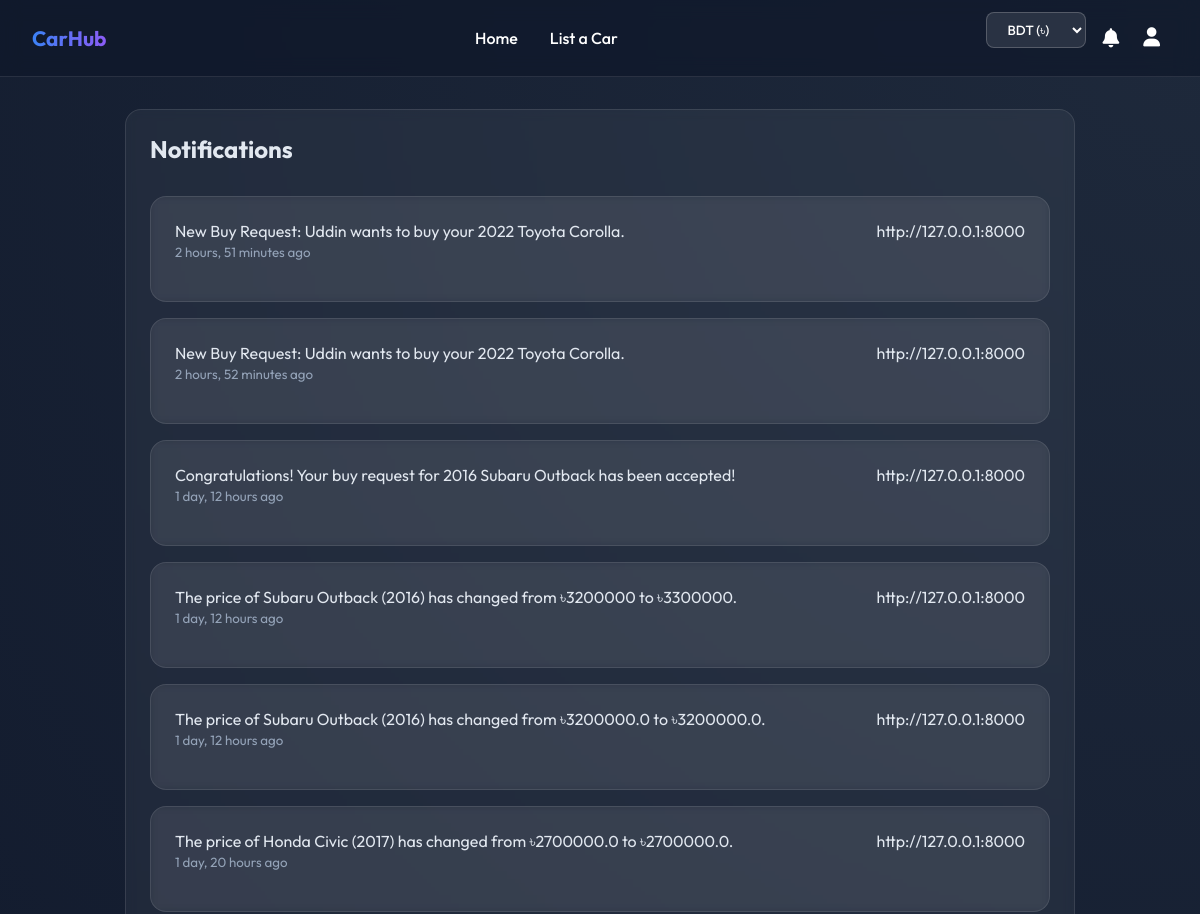
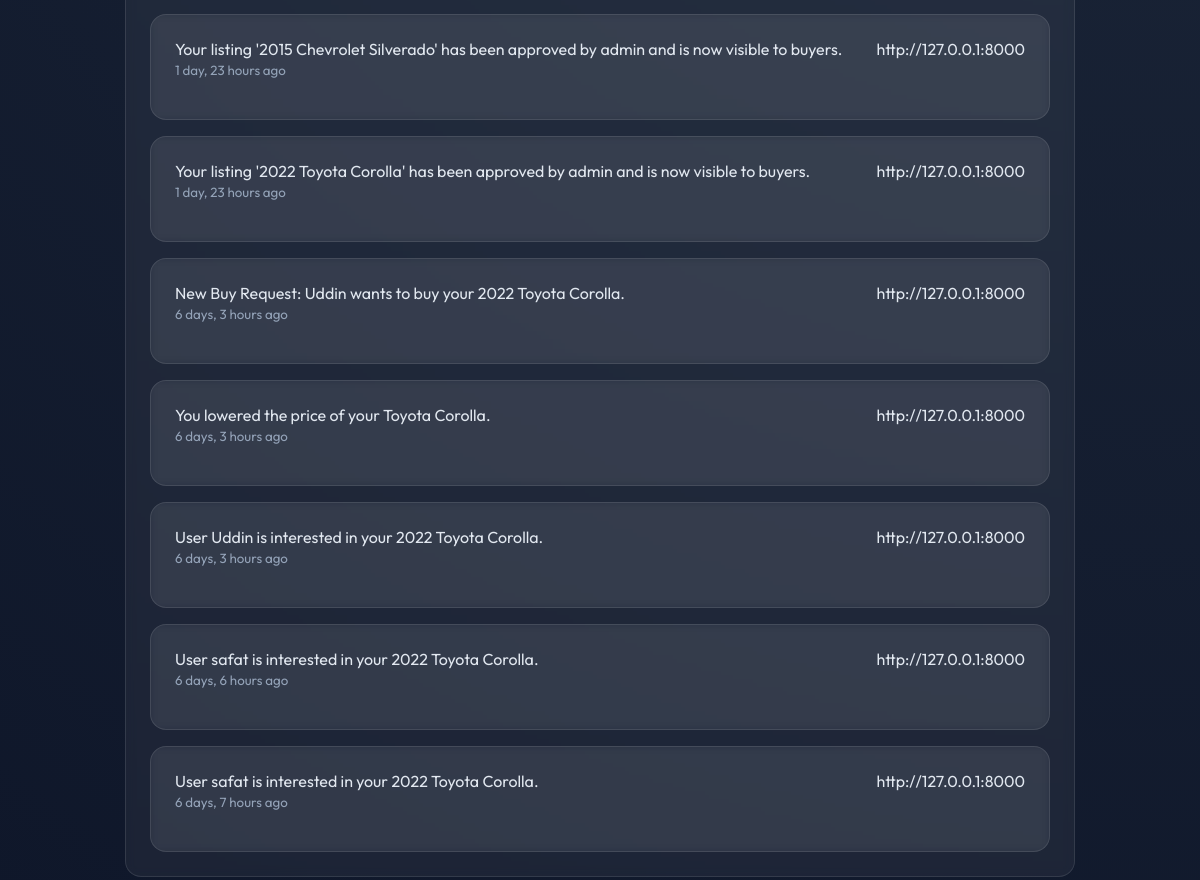
The app's page /notifications/ (signed in) with its own data (2 pictures, top to bottom).
### cars/models.py (models this page shows)
class Notification(models.Model):
    user = models.ForeignKey(User, on_delete=models.CASCADE)
    message = models.TextField()
    is_read = models.BooleanField(default=False)
    created_at = models.DateTimeField(auto_now_add=True)

### cars/views.py (the view)
# urls.py: path('notifications/', views.notifications, name='notifications'),
def notifications(request):
    if not request.user.is_authenticated:
        return redirect('login')
    notifs = Notification.objects.filter(user=request.user).order_by('-created_at')
    unread_count = notifs.filter(is_read=False).count()
    admin_user = User.objects.filter(is_superuser=True).first()
    admin_email = admin_user.email if admin_user else None
    admin_whatsapp = admin_user.profile.whatsapp_number if admin_user and hasattr(admin_user, 'profile') else None
    return render(request, 'cars/notifications.html', {
        'notifications': notifs,
        'unread_count': unread_count,
        'admin_email': admin_email,
        'admin_whatsapp': admin_whatsapp
    })

### cars/templatetags/notification_tags.py (called while the page is built)
@register.simple_tag(takes_context=True)
def unread_notifications_count(context):
    request = context.get('request')
    if request and request.user.is_authenticated:
        return Notification.objects.filter(user=request.user, is_read=False).count()
    return 0

### cars/templates/cars/notifications.html (shortened to what this page needs)
{% extends 'cars/base.html' %}
{% block content %}
<div class="card" style="max-width: 900px; margin: 0 auto;">
    <div style="display:flex; justify-content:space-between; align-items:center; margin-bottom:2rem;">
        <h2 style="margin:0;">Notifications</h2>
    </div>
    <div style="display:flex; flex-direction:column; gap:1rem;">
        {% for notif in notifications %}
        <div class="card">
            <div style="display:flex; justify-content:space-between; align-items:start; margin-bottom: 1rem;">
                <div style="flex:1;">
                    <p style="margin:0; white-space: pre-line;">{{ notif.message }}</p>
                    <small style="color:#94a3b8;">{{ notif.created_at|timesince }} ago</small>
                </div>http://127.0.0.1:8000
            </div>
        </div>
        {% empty %}
        <p style="text-align:center; color:#94a3b8; padding:2rem;">No notifications.</p>
        {% endfor %}
    </div>
</div>
{% endblock %}

### cars/static/cars/style.css (style rules this page uses)
:root { --bg-color: #0f172a; --text-color: #e2e8f0; --primary-color: #3b82f6; --secondary-color: #8b5cf6; --glass-bg: rgba(255, 255, 255, 0.05); --glass-border: rgba(255, 255, 255, 0.1); }
body { background-color: var(--bg-color); color: var(--text-color); font-family: 'Outfit', sans-serif; margin: 0; padding: 0; min-height: 100vh; background-image: radial-gradient(circle at top right, #1e293b, #0f172a); }
.card { background: var(--glass-bg); backdrop-filter: blur(5px); border: 1px solid var(--glass-border); border-radius: 1rem; padding: 1.5rem; transition: transform 0.3s, box-shadow 0.3s; display: flex; flex-direction: column; }

### records on screen
Notification: message "New Buy Request: Uddin wants to buy your 2022 Toyota Corolla.", created_at "2 hours, 51 minutes"
Notification: message "New Buy Request: Uddin wants to buy your 2022 Toyota Corolla.", created_at "2 hours, 52 minutes"
Notification: message "Congratulations! Your buy request for 2016 Subaru Outback has been accepted!", created_at "1 day, 12 hours"
Notification: message "The price of Subaru Outback (2016) has changed from ৳3200000 to ৳3300000.", created_at "1 day, 12 hours"
Notification: message "The price of Subaru Outback (2016) has changed from ৳3200000.0 to ৳3200000.0.", created_at "1 day, 12 hours"
Notification: message "The price of Honda Civic (2017) has changed from ৳2700000.0 to ৳2700000.0.", created_at "1 day, 20 hours"
Notification: message "Your listing '2015 Chevrolet Silverado' has been approved by admin and is now visible to buyers.", created_at "1 day, 23 hours"
Notification: message "Your listing '2022 Toyota Corolla' has been approved by admin and is now visible to buyers.", created_at "1 day, 23 hours"
Notification: message "New Buy Request: Uddin wants to buy your 2022 Toyota Corolla.", created_at "6 days, 3 hours"
Notification: message "You lowered the price of your Toyota Corolla.", created_at "6 days, 3 hours"
Notification: message "User Uddin is interested in your 2022 Toyota Corolla.", created_at "6 days, 3 hours"
Notification: message "User safat is interested in your 2022 Toyota Corolla.", created_at "6 days, 6 hours"
Notification: message "User safat is interested in your 2022 Toyota Corolla.", created_at "6 days, 7 hours"
